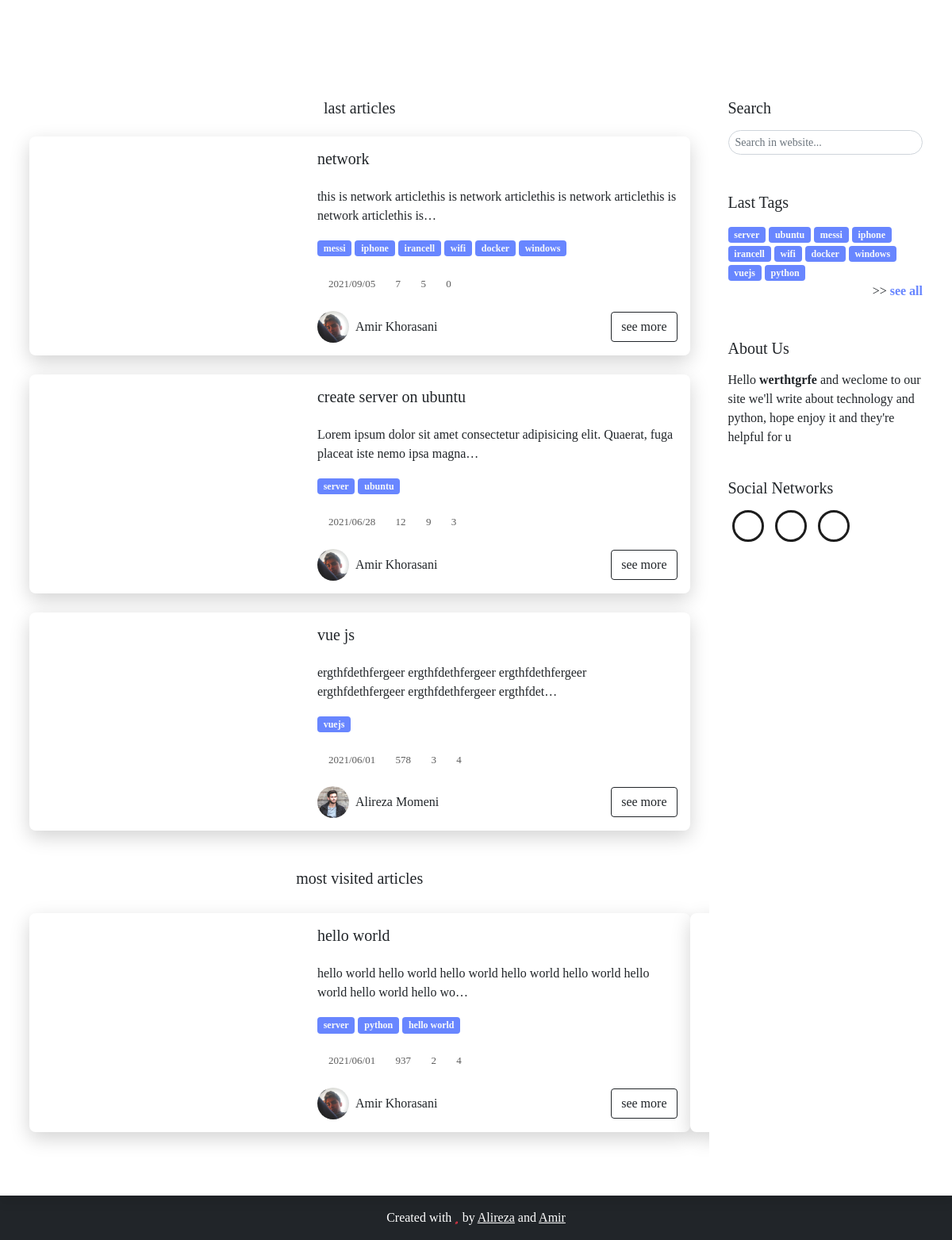
The app's page / (lower part), older data.
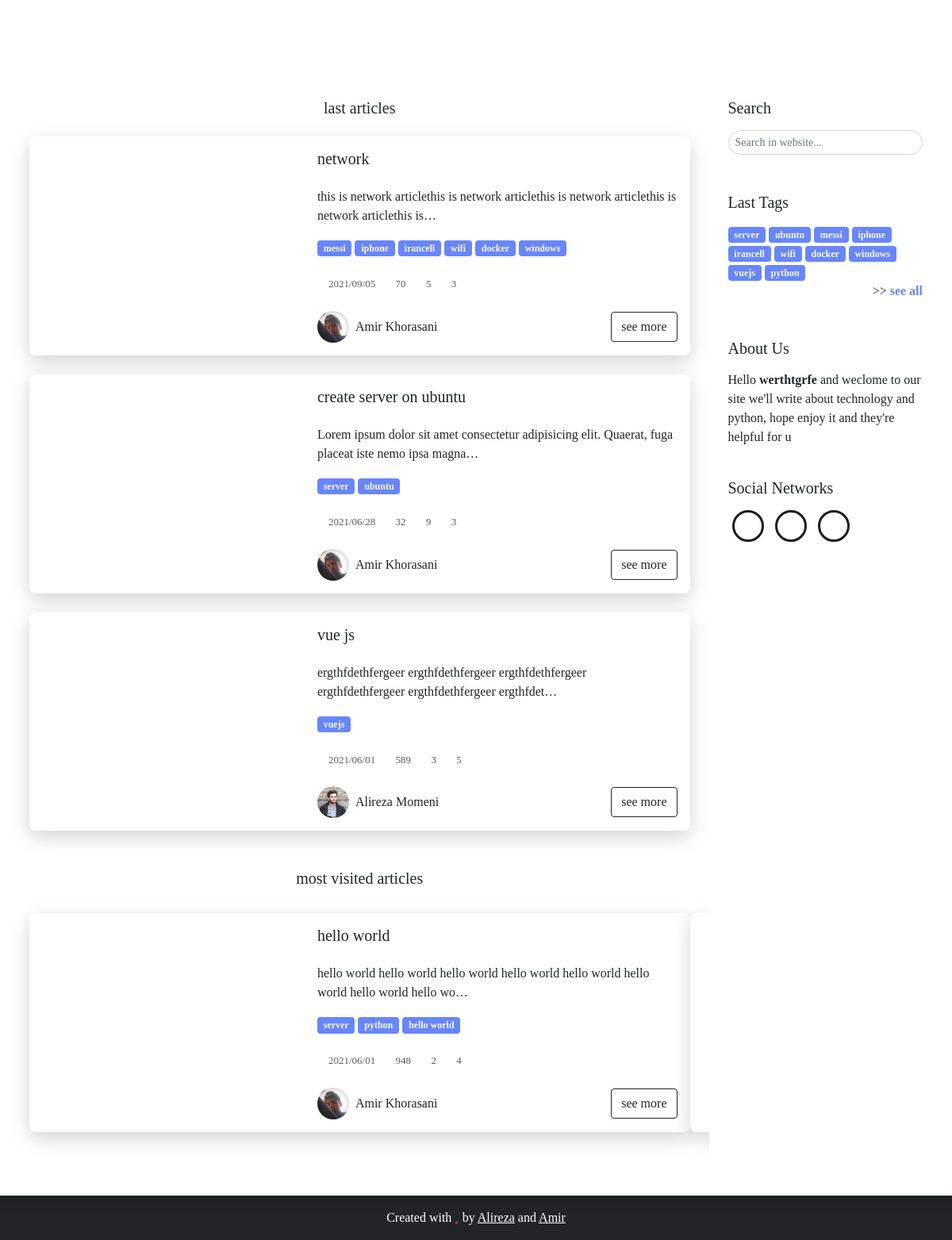
The same page, newer data.
### blog/models.py (models this page shows, shortened)
class Article(models.Model):
    title_en   = models.CharField(max_length=200) # english title
    title_fa   = models.CharField(max_length=200) # persian title
    desc_en    = models.TextField() # english description for article in home
    desc_fa    = models.TextField() # persian description for article in home
    body_en    = RichTextUploadingField() # english body
    body_fa    = RichTextUploadingField() # persian body
    slug       = models.SlugField(max_length=100,unique=True) # slug of the article
    short_slug = models.SlugField(editable=False) # auto created in auto_slug_article function
    views      = models.IntegerField(default=0) # number of views this article
    status     = models.BooleanField(default=True) # article status => true:publish , false:draft
    created    = models.DateTimeField(auto_now_add=True) # auto complete created time
    updated    = models.DateTimeField(auto_now=True) # auto compelete last update
    author     = models.ForeignKey(User,editable=False,null=True,on_delete=models.SET_NULL) # auto delete article on delete author
    category   = models.ManyToManyField(Category,blank=True,related_name='articles') # article categories
    thumbnail  = models.ImageField(upload_to='thumbnails') # article thumbnail in post card and main page
    readtime   = models.IntegerField(default=0) # suggested time for readnig the article
    class Meta:
        verbose_name_plural = 'Articles'
        ordering            = ['-created'] # for new to old sorting in admin panel
    objects = ArticleManager() # set managers for this class
    def simple_created(self):
        return self.created.strftime("%Y/%m/%d")
    simple_created.short_description = "created"

class Comment(models.Model):
    article  = models.ForeignKey(Article,on_delete=models.CASCADE,related_name='comments')
    name     = CharField(max_length=50)
    desc     = RichTextField()
    created  = models.DateTimeField(auto_now_add=True)
    reply_to = models.ForeignKey('self',null=True,blank=True,on_delete=models.CASCADE,related_name='replies')
    status   = models.BooleanField(default=True) # comment status => true:publish , false:draft
    avatar   = models.ForeignKey(Avatar,on_delete=models.SET_NULL,null=True)
    is_admin = models.BooleanField(default=False)
    class Meta:
        ordering = ('-created',)

class User(AbstractUser):
    thumbnail  = models.ImageField(upload_to='creators',default='creators/default.png')
    telegram   = models.URLField(null=True,blank=True)
    instagram  = models.URLField(null=True,blank=True)
    github     = models.URLField(null=True,blank=True)

### blog/views.py (the view)
# urls.py: path('',Home,name='home'),
def Home(request):
    articles_query     = Article.objects.active()     # get all active articles
    articles_latest    = articles_query.order_by('-created')[:3]  # get 3 latest articles
    articles_mostvisit = articles_query.order_by('-views')[:3]    # get 3 most visited articles
    context = {
        'latest_articles':articles_latest,
        'most_viewed_articles':articles_mostvisit,
        'site_setting':contents,
    }
    return render(request,'home.html',context)

### blog/models.py (called while the page is built)
	def active(self):
		return self.filter(status=True)

	def active(self):
		return self.filter(status=True)

### blog/templatetags/template_tags.py (called while the page is built)
@register.simple_tag
def author_full_name(author):
    if author.first_name:
        return f'{author.first_name.capitalize()} {author.last_name.capitalize()}'
    else:
        return author.username.capitalize()

@register.inclusion_tag('partials/col_4_about.html')
def col_4_about():
    return {
        'col_4_about': about
    }

@register.inclusion_tag('partials/col_4_tags.html')
def col_4_tags():
    categories_query   = Category.objects.active()   # get all active categories
    categories_query   = [category for category in categories_query if len(category.articles.active()) > 0] #check if length is bigger than 0 and tag already used before
    if len(categories_query) <= col_4_tags_count:
        return {
            'fix' : True,
            'col_4_tags': categories_query,
        }
    else:
        return {
            'fix' : False,
            'col_4_tags': categories_query[:col_4_tags_count],
        }

### template/home.html (shortened to what the changed rows need)
{% load static %}
{% load template_tags %}
<!DOCTYPE html>
<html lang="en">
<head>
    <link rel="stylesheet" href="{% static 'blog/css/swiper.min.css' %}">
    <link rel="stylesheet" href="{% static 'blog/css/bootstrap.css' %}">
    <link rel="stylesheet" href="{% static 'blog/fontawesome-free-5.15.3-web/css/all.css' %}">
    <link rel="stylesheet" href="{% static 'blog/css/custom.css' %}">
    <link rel="stylesheet" href="{% static 'blog/css/responsiv.css' %}">
    <link rel="stylesheet" href="{% static 'blog/css/pages/index.css' %}">
</head>
<body data-src="/media/img/header.jpg">
    <main class="py-5">
        <div class="container">
            <div class="row gx-md-5">
                <div class="col-md-8 col-lg-9">
                    <section>
                        {% for article in latest_articles %}
                        <div class="card rounded my-4 overflow-hidden">
                            <div class="row g-0">
                                <div class="col-lg-6 col-xl-5 p-3">
                                    <div class="img-card h-100 rounded" data-src="'{{ article.thumbnail.url }}'"></div>
                                </div>
                                <div class="col-lg-6 col-xl-7 p-3">
                                    <h5 class="pb-3">
                                        {{ article.title_en }}
                                    </h5>
                                    <p class="mb-3">
                                        {{ article.desc_en|safe|truncatechars:100 }}
                                    </p>
                                    {% for category in article.category.active %}
                                    <a href="{% url 'blog:tag' category.slug %}" class="badge bg-info text-light text-decoration-none">
                                            {{ category.name_en }}
                                        </a> {% endfor %}
                                    <div class="icons-card pt-2 mt-3">
                                        <div class="d-inline-flex w-auto align-items-center flex-wrap">
                                            <i class="fas fa-calendar"></i>
                                            <p class="m-0 ps-1 pe-2">{{ article.simple_created }}</p>
                                        </div>
                                        <div class="d-inline-flex w-auto align-items-center flex-wrap">
                                            <i class="fas fa-eye"></i>
                                            <p class="m-0 ps-1 pe-2">{{ article.views }}</p>
                                        </div>
                                        <div class="d-inline-flex w-auto align-items-center flex-wrap">
                                            <i class="fas fa-clock"></i>
                                            <p class="m-0 ps-1 pe-2">{{ article.readtime }}</p>
                                        </div>
                                        <div class="d-inline-flex w-auto align-items-center flex-wrap">
                                            <i class="fas fa-comment"></i>
                                            <p class="m-0 ps-1 pe-2">{{ article.comments.all|length }}</p>
                                        </div>
                                    </div>
                                    <div class="d-flex align-items-center justify-content-between flex-wrap">
                                        <a href="/{{ article.author.username }}" class="pe-3 text-decoration-none mt-4 text-dark d-inline-flex align-items-center">
                                            <img src="{{ article.author.thumbnail.url }}" class="author-image rounded-pill" alt="">
                                            <div class="px-2">
                                                <span>
                                                        {% author_full_name article.author %}
                                                    </span>
                                            </div>
                                        </a>
                                        <a href="{% url 'blog:article' article.slug %}" class="btn btn-outline-dark d-block ms-auto mt-4">
                                                see more
                                            </a>
                                    </div>
                                </div>
                            </div>
                        </div>
                        {% endfor %}
                    </section>
                    <section id="most_visited" class="position-relative mb-2">
                        <div class="mySwiper">
                            <div class="swiper-wrapper">
                                {% for article in most_viewed_articles %}
                                    <div class="card rounded swiper-slide w-100 my-4 overflow-hidden">
                                        <div class="row g-0">
                                            <div class="col-lg-6 col-xl-5 p-3">
                                                <div class="img-card h-100 rounded" data-src="'{{ article.thumbnail.url }}'"></div>
                                            </div>
                                            <div class="col-lg-6 col-xl-7 p-3">
                                                <h5 class="pb-3">
                                                    {{ article.title_en }}
                                                </h5>
                                                <p class="mb-3">
                                                    {{ article.desc_en|safe|truncatechars:100 }}
                                                </p>
                                                {% for category in article.category.active %}
                                                <a href="{% url 'blog:tag' category.slug %}" class="badge bg-info text-light text-decoration-none">
                                                        {{ category.name_en }}
                                                    </a> {% endfor %}
                                                <div class="icons-card pt-2 mt-3">
                                                    <div class="d-inline-flex w-auto align-items-center flex-wrap">
                                                        <i class="fas fa-calendar"></i>
                                                        <p class="m-0 ps-1 pe-2">{{ article.simple_created }}</p>
                                                    </div>
                                                    <div class="d-inline-flex w-auto align-items-center flex-wrap">
                                                        <i class="fas fa-eye"></i>
                                                        <p class="m-0 ps-1 pe-2">{{ article.views }}</p>
                                                    </div>
                                                    <div class="d-inline-flex w-auto align-items-center flex-wrap">
                                                        <i class="fas fa-clock"></i>
                                                        <p class="m-0 ps-1 pe-2">{{ article.readtime }}</p>
                                                    </div>
                                                    <div class="d-inline-flex w-auto align-items-center flex-wrap">
                                                        <i class="fas fa-comment"></i>
                                                        <p class="m-0 ps-1 pe-2">{{ article.comments.all|length }}</p>
                                                    </div>
                                                </div>
                                                <div class="d-flex align-items-center justify-content-between flex-wrap">
                                                    <a href="/{{ article.author.username }}" class="pe-3 text-decoration-none mt-4 text-dark d-inline-flex align-items-center">
                                                        <img src="{{ article.author.thumbnail.url }}" class="author-image rounded-pill" alt="">
                                                        <div class="px-2">
                                                            <span>
                                                                    {% author_full_name article.author %}
                                                                </span>
                                                        </div>
                                                    </a>
                                                    <a href="{% url 'blog:article' article.slug %}" class="btn btn-outline-dark d-block ms-auto mt-4">
                                                            see more
                                                        </a>
                                                </div>
                                            </div>
                                        </div>
                                    </div>
                                {% endfor %}
                            </div>
                        </div>
                    </section>
                </div>
            </div>
        </div>
    </main>
</body>
</html>

Row changes from the older to the newer data that the page shows:
changed Article "network": views "7" → "70"; comments.all|length "0" → "3"
changed Article "create server on ubuntu": views "12" → "32"
changed Article "vue js": views "578" → "589"; comments.all|length "4" → "5"
changed Article "hello world": views "937" → "948"
